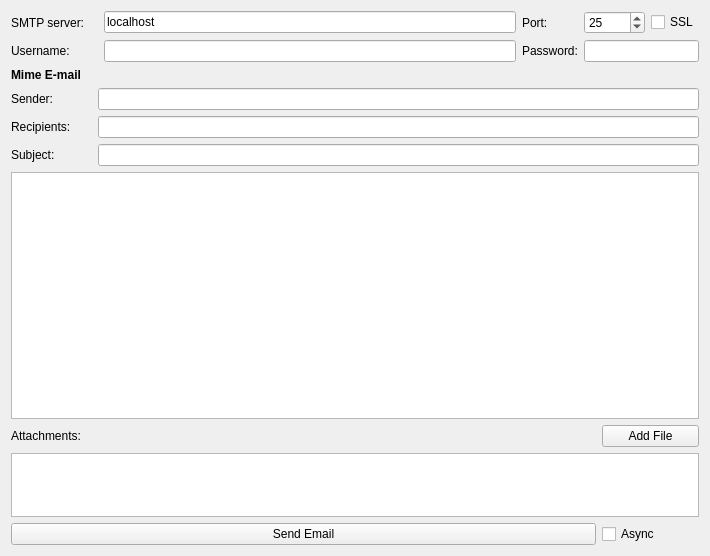
<?xml version="1.0" encoding="UTF-8"?>
<ui version="4.0">
 <class>SendEmail</class>
 <widget class="QWidget" name="SendEmail">
  <property name="geometry">
   <rect>
    <x>0</x>
    <y>0</y>
    <width>710</width>
    <height>556</height>
   </rect>
  </property>
  <property name="windowTitle">
   <string>Form</string>
  </property>
  <layout class="QGridLayout" name="gridLayout_2">
   <item row="0" column="0" colspan="2">
    <layout class="QGridLayout" name="gridLayout">
     <item row="0" column="0">
      <widget class="QLabel" name="label">
       <property name="minimumSize">
        <size>
         <width>87</width>
         <height>17</height>
        </size>
       </property>
       <property name="maximumSize">
        <size>
         <width>87</width>
         <height>17</height>
        </size>
       </property>
       <property name="text">
        <string>SMTP server:</string>
       </property>
      </widget>
     </item>
     <item row="0" column="1">
      <widget class="QLineEdit" name="host">
       <property name="text">
        <string>localhost</string>
       </property>
      </widget>
     </item>
     <item row="0" column="2">
      <widget class="QLabel" name="label_2">
       <property name="minimumSize">
        <size>
         <width>34</width>
         <height>17</height>
        </size>
       </property>
       <property name="maximumSize">
        <size>
         <width>34</width>
         <height>17</height>
        </size>
       </property>
       <property name="text">
        <string>Port:</string>
       </property>
      </widget>
     </item>
     <item row="0" column="3">
      <widget class="QSpinBox" name="port">
       <property name="minimum">
        <number>1</number>
       </property>
       <property name="maximum">
        <number>99999</number>
       </property>
       <property name="value">
        <number>25</number>
       </property>
      </widget>
     </item>
     <item row="0" column="4">
      <widget class="QCheckBox" name="ssl">
       <property name="text">
        <string>SSL</string>
       </property>
      </widget>
     </item>
     <item row="1" column="0">
      <widget class="QLabel" name="label_5">
       <property name="text">
        <string>Username:</string>
       </property>
      </widget>
     </item>
     <item row="1" column="1">
      <widget class="QLineEdit" name="username"/>
     </item>
     <item row="1" column="2">
      <widget class="QLabel" name="label_6">
       <property name="text">
        <string>Password:</string>
       </property>
      </widget>
     </item>
     <item row="1" column="3" colspan="2">
      <widget class="QLineEdit" name="password">
       <property name="echoMode">
        <enum>QLineEdit::Password</enum>
       </property>
      </widget>
     </item>
    </layout>
   </item>
   <item row="1" column="0">
    <widget class="QLabel" name="label_7">
     <property name="font">
      <font>
       <weight>75</weight>
       <bold>true</bold>
      </font>
     </property>
     <property name="text">
      <string>Mime E-mail</string>
     </property>
    </widget>
   </item>
   <item row="2" column="0" colspan="2">
    <layout class="QFormLayout" name="formLayout">
     <item row="0" column="0">
      <widget class="QLabel" name="label_8">
       <property name="minimumSize">
        <size>
         <width>81</width>
         <height>0</height>
        </size>
       </property>
       <property name="maximumSize">
        <size>
         <width>81</width>
         <height>16777215</height>
        </size>
       </property>
       <property name="text">
        <string>Sender:</string>
       </property>
      </widget>
     </item>
     <item row="0" column="1">
      <widget class="QLineEdit" name="sender"/>
     </item>
     <item row="1" column="0">
      <widget class="QLabel" name="label_9">
       <property name="minimumSize">
        <size>
         <width>81</width>
         <height>0</height>
        </size>
       </property>
       <property name="maximumSize">
        <size>
         <width>81</width>
         <height>16777215</height>
        </size>
       </property>
       <property name="text">
        <string>Recipients:</string>
       </property>
      </widget>
     </item>
     <item row="1" column="1">
      <widget class="QLineEdit" name="recipients"/>
     </item>
     <item row="2" column="0">
      <widget class="QLabel" name="label_10">
       <property name="minimumSize">
        <size>
         <width>81</width>
         <height>0</height>
        </size>
       </property>
       <property name="maximumSize">
        <size>
         <width>81</width>
         <height>16777215</height>
        </size>
       </property>
       <property name="text">
        <string>Subject:</string>
       </property>
      </widget>
     </item>
     <item row="2" column="1">
      <widget class="QLineEdit" name="subject"/>
     </item>
    </layout>
   </item>
   <item row="3" column="0" colspan="2">
    <widget class="QTextEdit" name="texteditor">
     <property name="textInteractionFlags">
      <set>Qt::LinksAccessibleByKeyboard|Qt::LinksAccessibleByMouse|Qt::TextBrowserInteraction|Qt::TextEditable|Qt::TextEditorInteraction|Qt::TextSelectableByKeyboard|Qt::TextSelectableByMouse</set>
     </property>
    </widget>
   </item>
   <item row="4" column="0">
    <widget class="QLabel" name="label_3">
     <property name="text">
      <string>Attachments:</string>
     </property>
    </widget>
   </item>
   <item row="4" column="1">
    <widget class="QPushButton" name="addAttachment">
     <property name="minimumSize">
      <size>
       <width>97</width>
       <height>0</height>
      </size>
     </property>
     <property name="maximumSize">
      <size>
       <width>97</width>
       <height>16777215</height>
      </size>
     </property>
     <property name="text">
      <string>Add File</string>
     </property>
    </widget>
   </item>
   <item row="5" column="0" colspan="2">
    <widget class="QListWidget" name="attachments">
     <property name="maximumSize">
      <size>
       <width>16777215</width>
       <height>64</height>
      </size>
     </property>
    </widget>
   </item>
   <item row="6" column="0">
    <widget class="QPushButton" name="sendEmail">
     <property name="text">
      <string>Send Email</string>
     </property>
    </widget>
   </item>
   <item row="6" column="1">
    <widget class="QCheckBox" name="asyncCB">
     <property name="text">
      <string>Async</string>
     </property>
    </widget>
   </item>
  </layout>
 </widget>
 <resources/>
 <connections/>
</ui>
